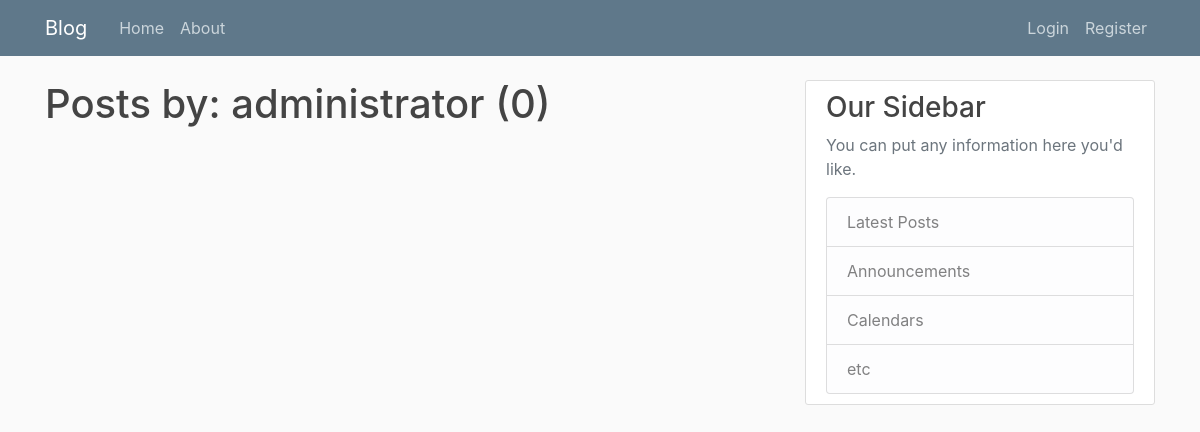
/user/administrator, run on an earlier commit of the app's database.
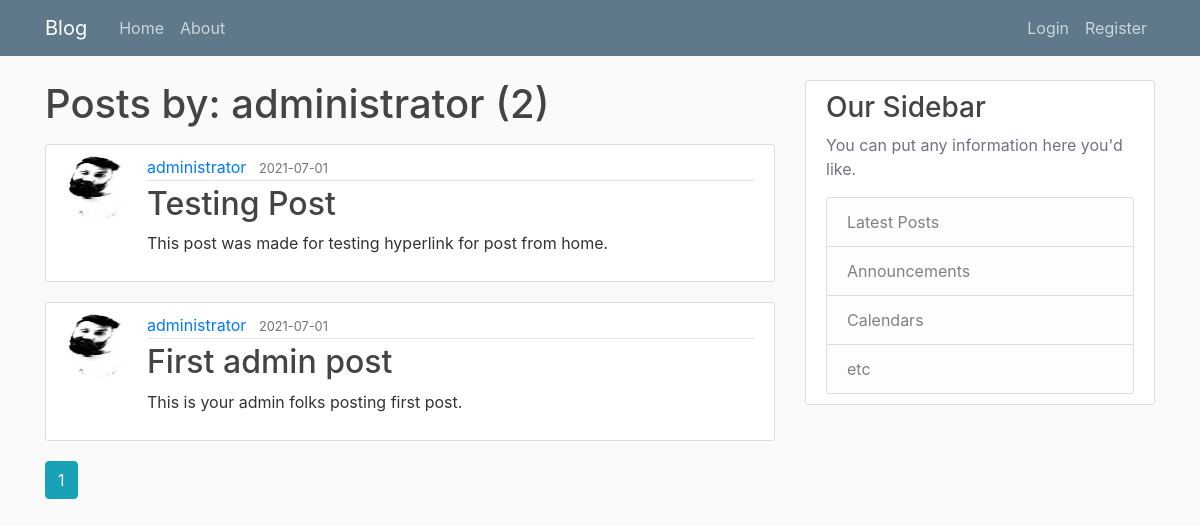
And on a later commit of the database.
### blogger/models.py (models this page shows, shortened)
class Post(db.Model):
    id = db.Column(db.Integer, primary_key=True)
    title = db.Column(db.String(20), nullable=False)
    date_posted = db.Column(db.DateTime, nullable=False, default=datetime.utcnow)
    content = db.Column(db.Text, nullable=False)
    user_id = db.Column(db.Integer, db.ForeignKey('user.id'), nullable=False)

class User(db.Model, UserMixin):
    id = db.Column(db.Integer, primary_key=True)
    username = db.Column(db.String(20), unique=True, nullable=False)
    email = db.Column(db.String(120), unique=True, nullable=False)
    image_file = db.Column(db.String(20), nullable=False, default='default_image.jpg')
    password = db.Column(db.String(60), nullable=False)
    posts = db.relationship('Post', backref='author', lazy=True)

### blogger/users/routes.py (the view)
@users.route('/user/<string:username>')
def user_posts(username):
    page = request.args.get('page', 1, type=int)
    user = User.query.filter_by(username=username).first_or_404()
    posts = Post.query.filter_by(author=user).order_by(Post.date_posted.desc()).paginate(per_page=5, page=page)
    return render_template("user_posts.html", posts=posts, user=user)

### blogger/templates/user_posts.html
{% extends "layout.html" %}
{% block content %}
    <h1 class="mb-3">Posts by: {{ user.username }} ({{ posts.total }})</h1>
    {% for post in posts.items %}
        <article class="media content-section">
          <img class="rounded-circle article-img" src="{{ url_for('static', filename='profile_pics/' +
          post.author.image_file) }}">
          <div class="media-body">
            <div class="article-metadata">
              <a class="mr-2" href="{{ url_for('users.user_posts', username=post.author.username) }}">
                  {{ post.author.username }}</a>
              <small class="text-muted">{{ post.date_posted.strftime('%Y-%m-%d') }}</small>
            </div>
            <h2><a class="article-title" href="{{ url_for('posts.view_post', idx=post.id) }}">{{ post.title }}</a></h2>
            <p class="article-content">{{ post.content }}</p>
          </div>
        </article>
    {% endfor %}
    {% for page_num in posts.iter_pages(left_edge=1, right_edge=1, left_current=1, right_current=2) %}
        {% if page_num %}
            {% if posts.page == page_num %}
                <a class="btn btn-info mb-4" href="{{ url_for('users.user_posts', username=user.username,
                page=page_num) }}">{{ page_num }}</a>
            {% else %}
                <a class="btn btn-outline-info mb-4" href="{{ url_for('users.user_posts', username=user.username,
                page=page_num) }}">{{ page_num }}</a>
            {% endif %}
        {% else %}
            ...
        {% endif %}
    {% endfor %}
{% endblock content %}

What changed in the data, as far as the page shows it:
added Post: image_file (picture), author.username "administrator", date_posted "2021-07-01", title "Testing Post", content "This post was made for testing hyperlink for post from home."
added Post: image_file (picture), author.username "administrator", date_posted "2021-07-01", title "First admin post", content "This is your admin folks posting first post."
Also different on the page:
{{ posts.total }}: "0" → "2"
new list line: "1"
